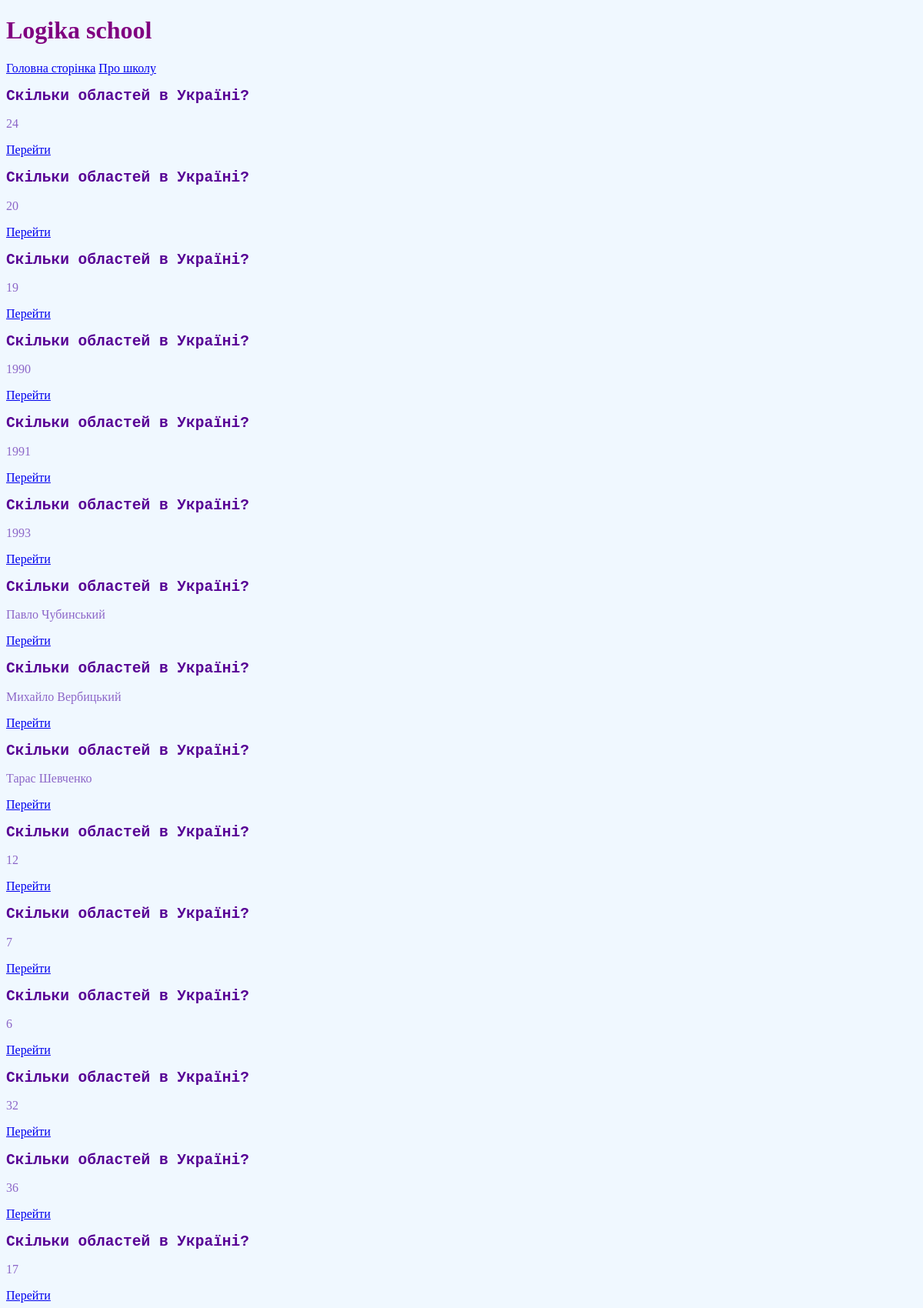
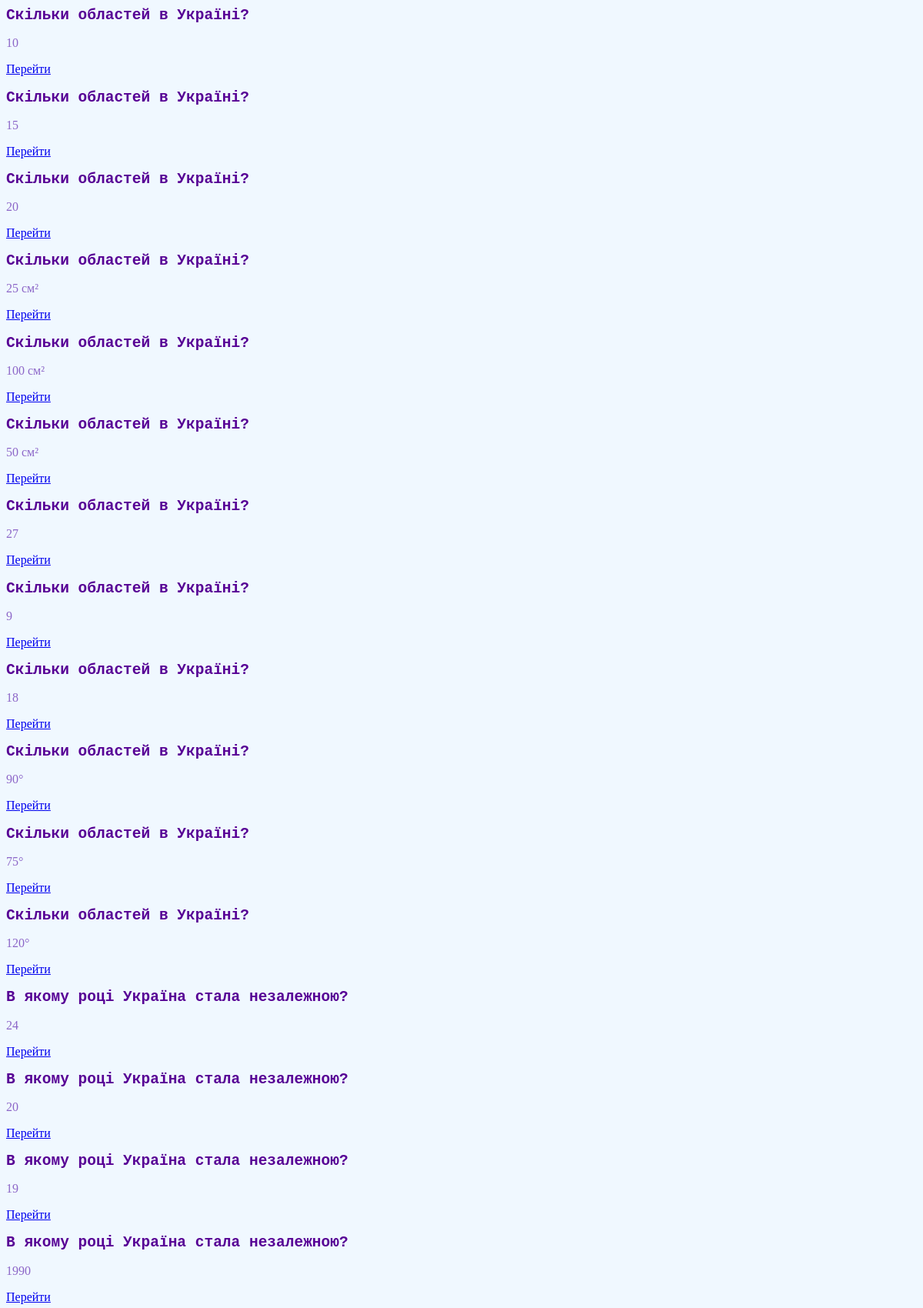
/quiz1 (upper part), run on the app's committed database (2 pictures, top to bottom).
### tables this page shows
CREATE TABLE Questions (
            id INT PRIMARY KEY,
            quiz_id INT,
            content TEXT);

CREATE TABLE Options (
            id INT PRIMARY KEY,
            content TEXT,
            is_correct BOOLEAN);

### run_server.py (the view)
@app.route("/quiz1")
def quiz1():
    db_manager = DBManager(db_name)
    questions = db_manager.get_questions(4)
    options = db_manager.get_options()
    return render_template("quiz1.html", questions=questions, options=options)

### DBManager.py (called while the page is built)
    def get_questions(self, quiz_id):
        cursor = self.connection.cursor()
        cursor.execute("SELECT * FROM Questions WHERE quiz_id = ?", [quiz_id])
        res = cursor.fetchall()
        cursor.close()
        return res

    def get_options(self):
        cursor = self.connection.cursor()
        cursor.execute("SELECT * FROM Options")
        res = cursor.fetchall()
        cursor.close()
        return res

### templates/quiz1.html
{% extends "base.html" %}
{% block content %}
{% for question in questions %}
{% for option in options %}
    <h2>{{ question[2] }}</h2>
    <p>{{ option[1] }}</p>
    <a href="#">Перейти</a>
{% endfor %}
{% endfor %}
{% endblock %}

### static/style.css (style rules this page uses)
body { background: AliceBlue; }
h2 { color: #570095; font-family: Monospace; }
p { color: #8c66c8; }

### data on the page
Questions: content "Скільки областей в Україні?"
Options: content "24"
Options: content "20"
Options: content "19"
Options: content "1990"
Options: content "1991"
Options: content "1993"
Options: content "Павло Чубинський"
Options: content "Михайло Вербицький"
Options: content "Тарас Шевченко"
Options: content "12"
Options: content "7"
Options: content "6"
Options: content "32"
Options: content "36"
Options: content "17"
Options: content "10"
Options: content "15"
Options: content "20"
Options: content "25 см²"
Options: content "100 см²"
Options: content "50 см²"
Options: content "27"
Options: content "9"
Options: content "18"
Options: content "90°"
Options: content "75°"
Options: content "120°"
Questions: content "В якому році Україна стала незалежною?"
